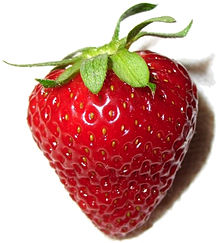
#> input picture berry.jpg, 220 x 243 px
$ python strawberry_opencv.py
#> lines starting #> are read from the running program, lines starting #| are printed output that depends on the picture; after the words box and inside, x2 and y2 are one past the last pixel; in counts of white or black regions, pixels touching at a corner belong together
#> further down, image is the input picture: shape (243, 220, 3); mean B, G, R 148.6, 154.9, 204.6
from __future__ import division
import cv2
from matplotlib import pyplot as plt
import numpy as np
from math import cos, sin

green = (0, 255, 0)

def show(image):
    #figure size in inches
    plt.figure(figsize=(10, 10))
    #show image with nearest neighbour interpolation
    plt.imshow(image, interpolation = 'nearest')

def overlay_mask(mask, image):
    rgb_mask = cv2.cvtColor(mask, cv2.COLOR_GRAY2RGB)
    img = cv2.addWeighted(rgb_mask, 0.5, image, 0.5, 0)
    return img

def find_biggest_contour(image):
    image = image.copy()
    contours, hierarchy = cv2.findContours(image, cv2.RETR_LIST, cv2.CHAIN_APPROX_SIMPLE)
    contour_sizes = [(cv2.contourArea(contour), contour) for contour in contours]
    biggest_contour = max(contour_sizes, key = lambda x: x[0])[1]
    mask  = np.zeros(image.shape, np.uint8)
    cv2.drawContours(mask, [biggest_contour], -1, 255, -1)
    return biggest_contour, mask

def circle_contour(image, contour):
    image_with_ellipse = image.copy()
    ellipse = cv2.fitEllipse(contour)
    cv2.ellipse(image_with_ellipse, ellipse, green, 2, cv2.LINE_AA)
    return image_with_ellipse

def find_strawberry(image):

    # Convert color scheme to RGB
    image = cv2.cvtColor(image, cv2.COLOR_BGR2RGB)

    # Make a consistent size
    #get largest dimension
    max_dimension = max(image.shape)
#> max_dimension = 243
    #scale our image (square)
    scale = 700/max_dimension
#> scale = 2.88
    image = cv2.resize(image, None, fx=scale, fy=scale)
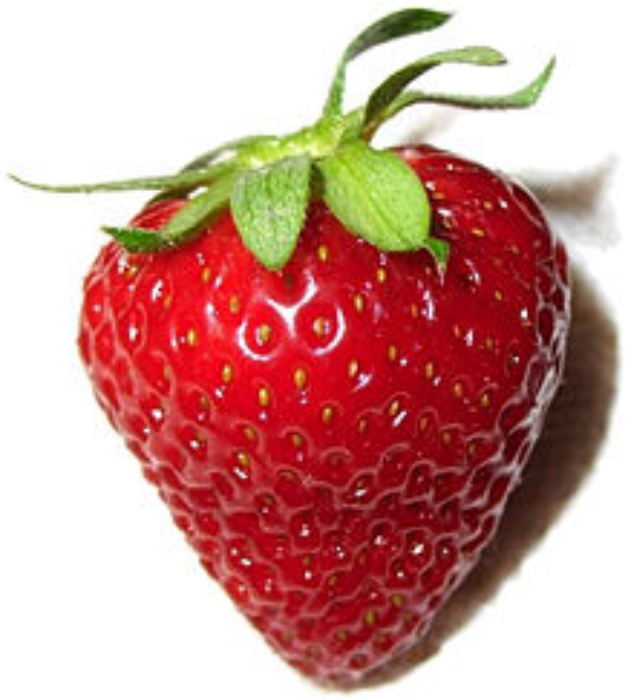
#> image: shape (700, 634, 3); mean R, G, B 204.5, 154.9, 148.5

    # Gaussian filter
    image_blur = cv2.GaussianBlur(image, (7,7), 0)

    # Convert to HSV scheme
    image_blur_hsv = cv2.cvtColor(image_blur, cv2.COLOR_RGB2HSV)
#> image_blur_hsv: shape (700, 634, 3); mean H, S, V 58.4, 95.4, 206.6

    # Filter by color
    min_red = np.array([0, 100, 80])
    max_red = np.array([10, 256, 256])
    #layer
    mask1 = cv2.inRange(image_blur_hsv, min_red, max_red)
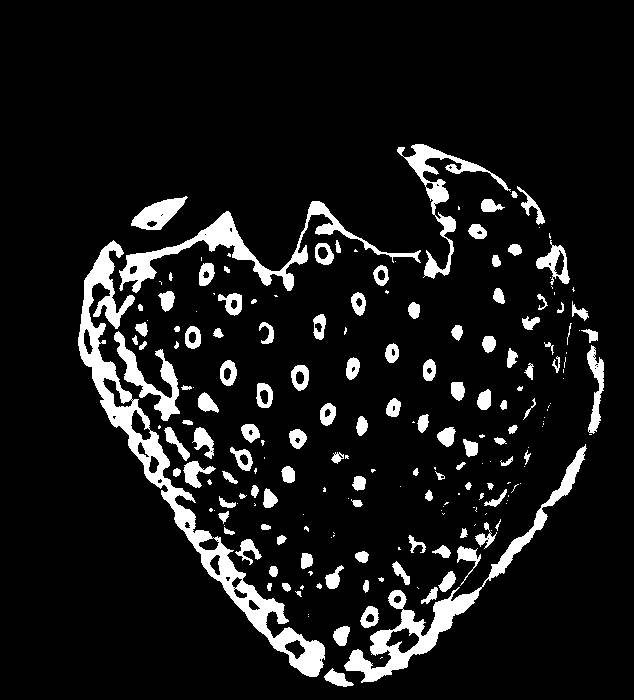
#> mask1: shape (700, 634); 9.3% white; 205 white regions (83 under 20 px), largest, box (x1, y1, x2, y2) and area: (78, 240, 325, 677) 10126, (344, 444, 587, 683) 5147, (119, 201, 421, 293) 4168

    # Filter by brightness
    min_red2 = np.array([170, 100, 80])
    max_red2 = np.array([180, 256, 256])
    #layer
    mask2 = cv2.inRange(image_blur_hsv, min_red2, max_red2)
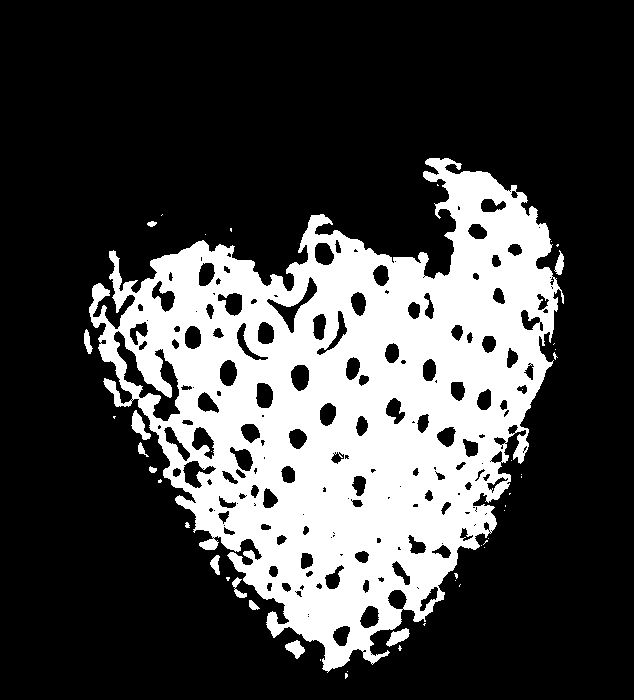
#> mask2: shape (700, 634); 26.8% white; 45 white regions (32 under 20 px), largest, box (x1, y1, x2, y2) and area: (89, 158, 564, 673) 117236, (131, 410, 151, 440) 273, (386, 628, 410, 647) 237

    # Combine masks
    mask = mask1 + mask2
#> mask: shape (700, 634); 36.1% white; 30 white regions (24 under 20 px), largest, box (x1, y1, x2, y2) and area: (78, 144, 587, 687) 158164, (131, 196, 188, 230) 1015, (587, 345, 604, 434) 702, (572, 301, 589, 321) 134, (581, 329, 598, 343) 115, (567, 323, 572, 345) 28

    # Clean up
    kernel = cv2.getStructuringElement(cv2.MORPH_ELLIPSE, (15, 15))
    mask_closed = cv2.morphologyEx(mask, cv2.MORPH_CLOSE, kernel)
#> mask_closed: shape (700, 634); 37.9% white; 8 white regions (6 under 20 px), largest, box (x1, y1, x2, y2) and area: (78, 144, 604, 687) 167213, (131, 196, 188, 230) 1019
    mask_clean = cv2.morphologyEx(mask_closed, cv2.MORPH_OPEN, kernel)
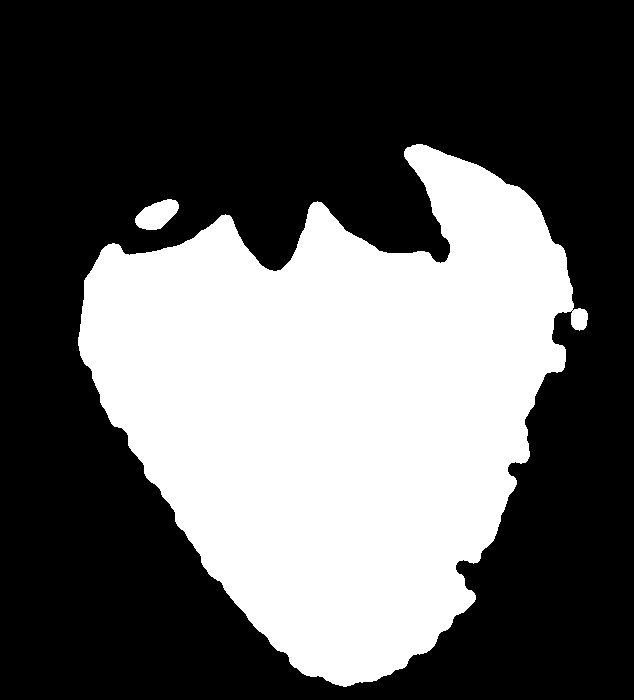
#> mask_clean: shape (700, 634); 37.2% white; 2 white regions

    # Find biggest strawberry
    #get back list of segmented strawberries and an outline for the biggest one
    big_strawberry_contour, mask_strawberries = find_biggest_contour(mask_clean)
#> in find_biggest_contour, `contours, hierarchy = cv2.findContours(image, cv2.RETR_LIST, cv2.CHAIN..`: contours = 3 contours, 1 with area under 20; largest, box (x1, y1, x2, y2) and area: (78, 144, 588, 687) 163262, (135, 199, 179, 230) 846
#> in find_biggest_contour, `contour_sizes = [(cv2.contourArea(contour), contour) for contour in co..`: contour_sizes = 3 items
#> in find_biggest_contour, `biggest_contour = max(contour_sizes, key = lambda x: x[0])[1]`: biggest_contour = contour of 925 points, box (x1, y1, x2, y2) (78, 144, 588, 687), area 163262
#> in find_biggest_contour, `cv2.drawContours(mask, [biggest_contour], -1, 255, -1)`:
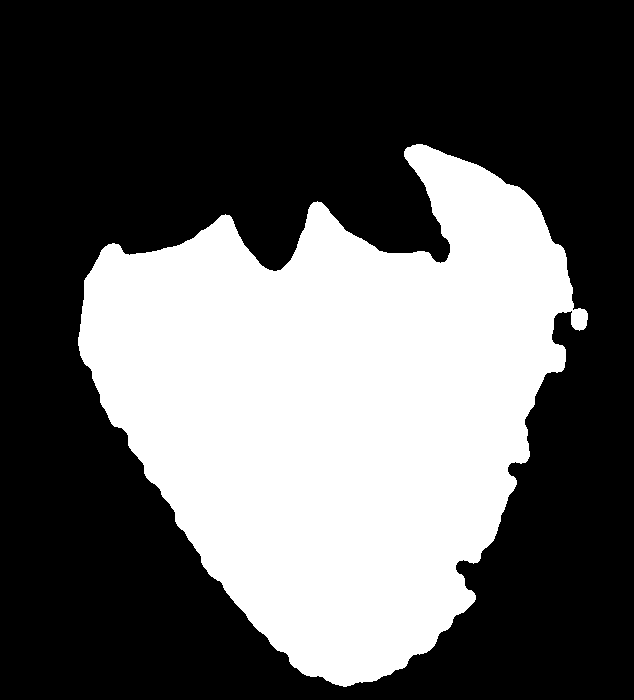
#> mask: shape (700, 634); 37% white; 1 white region, box (x1, y1, x2, y2) and area: (78, 144, 588, 687) 164172
#> big_strawberry_contour has the same summary as biggest_contour in find_biggest_contour

    # Overlay the mask
    overlay = overlay_mask(mask_clean, image)
#> in overlay_mask, `rgb_mask = cv2.cvtColor(mask, cv2.COLOR_GRAY2RGB)`: rgb_mask: shape (700, 634, 3); 37.2% white; 2 white regions, box (x1, y1, x2, y2) and area: (78, 144, 588, 687) 164171, (135, 199, 179, 230) 896
#> in overlay_mask, `img = cv2.addWeighted(rgb_mask, 0.5, image, 0.5, 0)`:
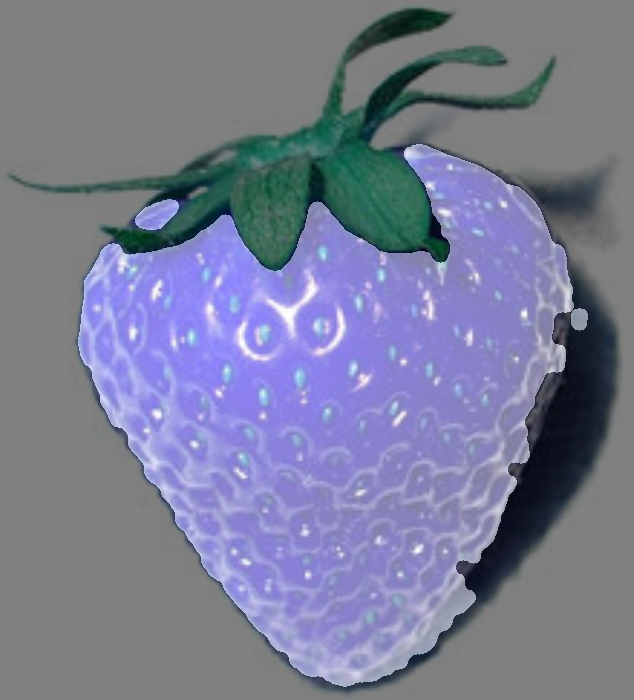
#> img: shape (700, 634, 3); mean B, G, R 149.9, 125, 121.9

    # Circle biggest strawberry
    circled = circle_contour(overlay, big_strawberry_contour)
#> in circle_contour, `ellipse = cv2.fitEllipse(contour)`: ellipse = ((335.1, 405.7), (466.8, 504.8), 30.58)
#> in circle_contour, `cv2.ellipse(image_with_ellipse, ellipse, green, 2, cv2.LINE_AA)`:
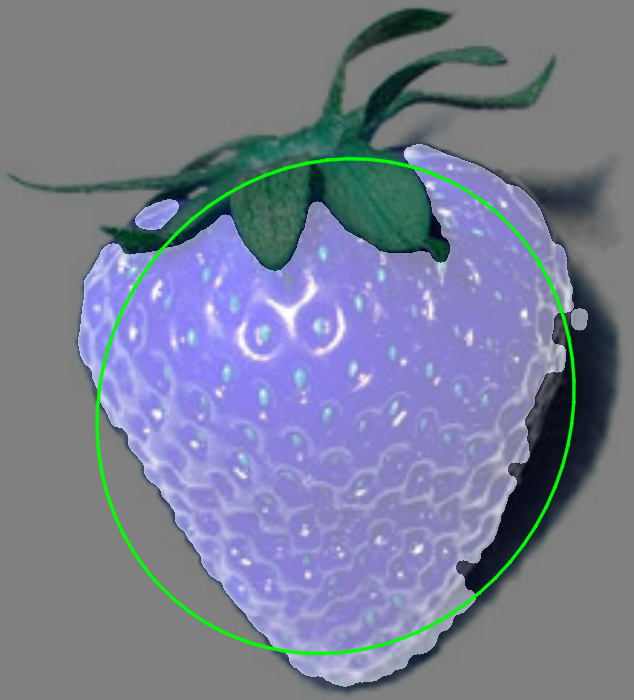
#> image_with_ellipse: shape (700, 634, 3); 1.64% of pixels changed, all inside (x1, y1, x2, y2) = (94, 156, 577, 656)
    show(circled)

    bgr = cv2.cvtColor(circled, cv2.COLOR_RGB2BGR)
    return bgr

image = cv2.imread('berry.jpg')
result = find_strawberry(image)
cv2.imwrite('berry_detect.jpg', result)
